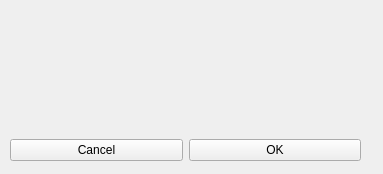
<?xml version="1.0" encoding="UTF-8"?>
<ui version="4.0">
 <class>RemoveProgrammerDialog</class>
 <widget class="QDialog" name="RemoveProgrammerDialog">
  <property name="geometry">
   <rect>
    <x>0</x>
    <y>0</y>
    <width>383</width>
    <height>174</height>
   </rect>
  </property>
  <property name="windowTitle">
   <string>Dialog</string>
  </property>
  <widget class="QDialogButtonBox" name="buttonBox">
   <property name="geometry">
    <rect>
     <x>30</x>
     <y>240</y>
     <width>341</width>
     <height>32</height>
    </rect>
   </property>
   <property name="orientation">
    <enum>Qt::Horizontal</enum>
   </property>
   <property name="standardButtons">
    <set>QDialogButtonBox::Cancel|QDialogButtonBox::Ok</set>
   </property>
  </widget>
  <widget class="QWidget" name="verticalLayoutWidget">
   <property name="geometry">
    <rect>
     <x>10</x>
     <y>10</y>
     <width>351</width>
     <height>151</height>
    </rect>
   </property>
   <layout class="QVBoxLayout" name="verticalLayout">
    <item>
     <spacer name="verticalSpacer">
      <property name="orientation">
       <enum>Qt::Vertical</enum>
      </property>
      <property name="sizeHint" stdset="0">
       <size>
        <width>20</width>
        <height>40</height>
       </size>
      </property>
     </spacer>
    </item>
    <item>
     <widget class="QLabel" name="label_remove_programmer_msg">
      <property name="text">
       <string/>
      </property>
     </widget>
    </item>
    <item>
     <spacer name="verticalSpacer_2">
      <property name="orientation">
       <enum>Qt::Vertical</enum>
      </property>
      <property name="sizeHint" stdset="0">
       <size>
        <width>20</width>
        <height>40</height>
       </size>
      </property>
     </spacer>
    </item>
    <item>
     <layout class="QHBoxLayout" name="horizontalLayout">
      <item>
       <widget class="QPushButton" name="button_remove_programmer_cancel">
        <property name="text">
         <string>Cancel</string>
        </property>
       </widget>
      </item>
      <item>
       <widget class="QPushButton" name="button_remove_programmer_ok">
        <property name="text">
         <string>OK</string>
        </property>
       </widget>
      </item>
     </layout>
    </item>
   </layout>
  </widget>
 </widget>
 <resources/>
 <connections>
  <connection>
   <sender>buttonBox</sender>
   <signal>accepted()</signal>
   <receiver>RemoveProgrammerDialog</receiver>
   <slot>accept()</slot>
   <hints>
    <hint type="sourcelabel">
     <x>248</x>
     <y>254</y>
    </hint>
    <hint type="destinationlabel">
     <x>157</x>
     <y>274</y>
    </hint>
   </hints>
  </connection>
  <connection>
   <sender>buttonBox</sender>
   <signal>rejected()</signal>
   <receiver>RemoveProgrammerDialog</receiver>
   <slot>reject()</slot>
   <hints>
    <hint type="sourcelabel">
     <x>316</x>
     <y>260</y>
    </hint>
    <hint type="destinationlabel">
     <x>286</x>
     <y>274</y>
    </hint>
   </hints>
  </connection>
 </connections>
</ui>
